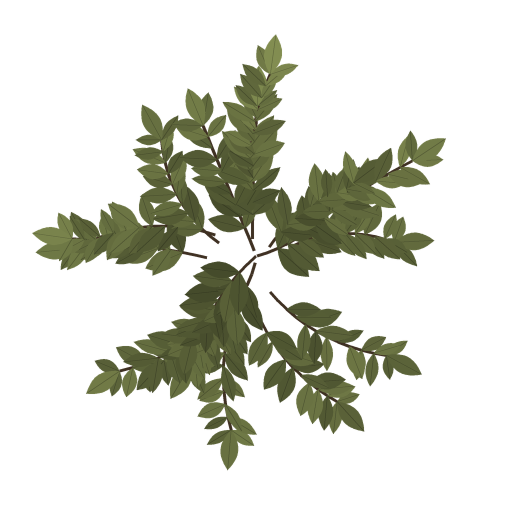
#> input picture assets/foliage/card_birch.png, 1024 x 1024 px, given in place of card_oak.png, which was not available (shown at 1/2 size)
$ python web_tree_textures.py
#> lines starting #> are read from the running program, lines starting #| are printed output that depends on the picture; pictures that were not available may be replaced by others from this repository, and a replacement may not be noted
"""Downsized leaf-card / bark textures for the web trees (public/world/trees/)."""
import os
from PIL import Image
ROOT = os.path.abspath(os.path.join(os.path.dirname(__file__), '..', '..'))
OUT = os.path.join(ROOT, 'public/world/trees'); os.makedirs(OUT, exist_ok=True)
for c in ('oak', 'maple', 'poplar', 'hickory', 'dogwood', 'pine', 'hemlock', 'rhodo', 'brush'):
    im = Image.open(os.path.join(ROOT, f'assets/foliage/card_{c}.png')).convert('RGBA').resize((512, 512), Image.LANCZOS)
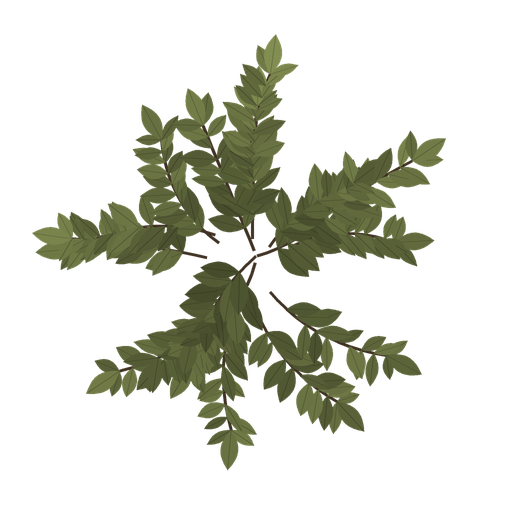
#> im: PIL image 512x512 RGBA; mean R, G, B, A 23.3, 25.1, 14.3, 57.1; transparent parts drawn white
    # bleed colour into transparent texels so mipmaps don't fringe dark
    rgb = im.convert('RGB'); a = im.getchannel('A')
#> after `rgb = im.convert('RGB')`:
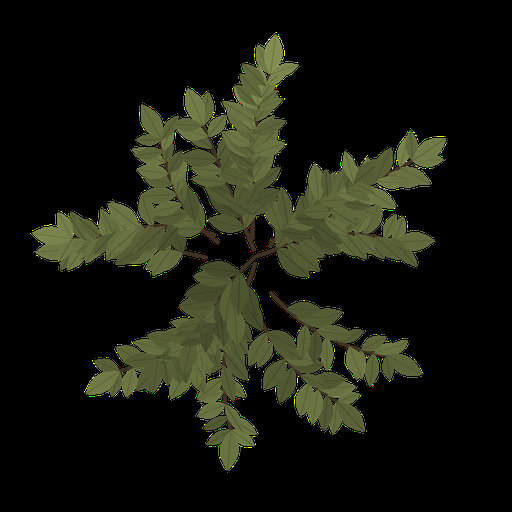
#> rgb: PIL image 512x512 RGB; mean R, G, B 23.3, 25.1, 14.3
#> after `a = im.getchannel('A')`:
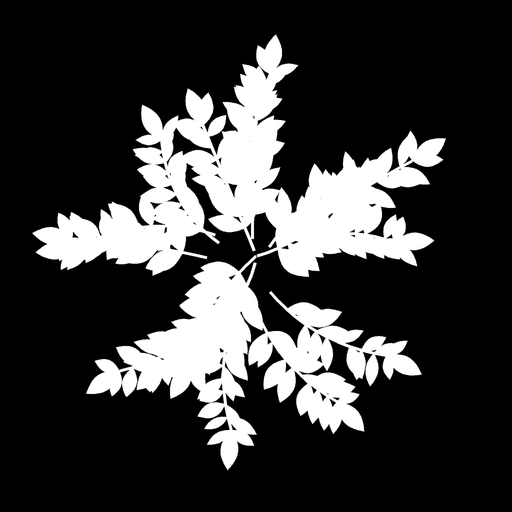
#> a: PIL image 512x512 L; min 0, max 255, mean 57.1
    blur = rgb.resize((64, 64), Image.BILINEAR).resize((512, 512), Image.BILINEAR)
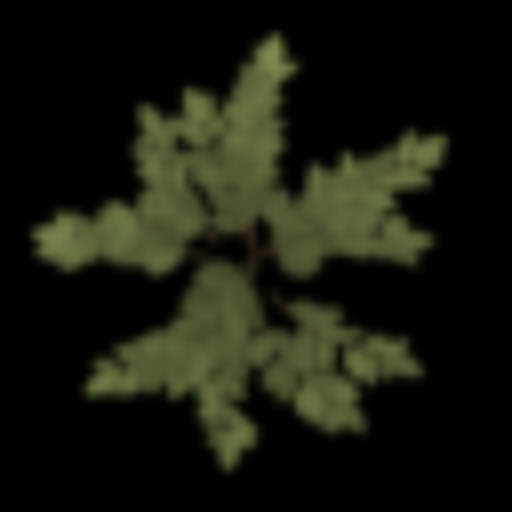
#> blur: PIL image 512x512 RGB; mean R, G, B 23.3, 25.1, 14.3
    rgb = Image.composite(rgb, blur, a.point(lambda v: 255 if v > 8 else 0))
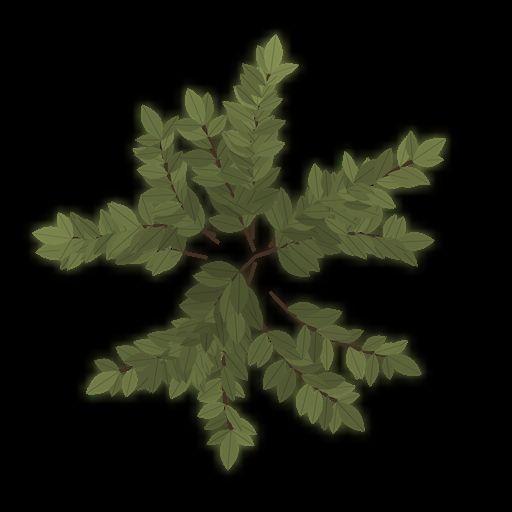
#> rgb: PIL image 512x512 RGB; mean R, G, B 25.5, 27.4, 15.7
    rgb.putalpha(a)
#> rgb: PIL image 512x512 RGBA
    rgb.save(os.path.join(OUT, f'card_{c}.png'), optimize=True)
    Image.open(os.path.join(ROOT, f'assets/foliage/card_{c}_nrm.png')).convert('RGB').resize((512, 512), Image.LANCZOS).save(os.path.join(OUT, f'card_{c}_n.jpg'), quality=90)
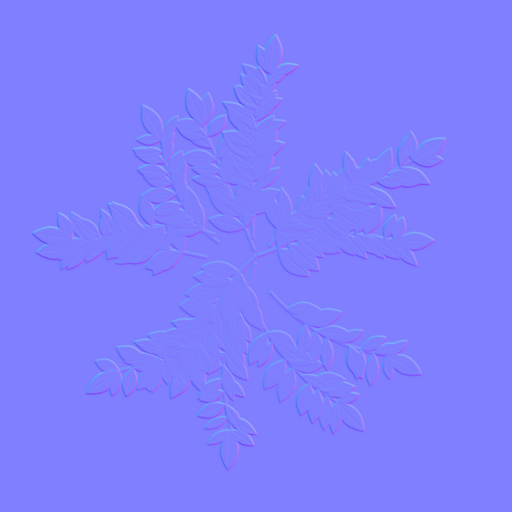
#> input picture assets/foliage/card_birch_nrm.png, 1024 x 1024 px, given in place of card_oak_nrm.png, which was not available (shown at 1/2 size)
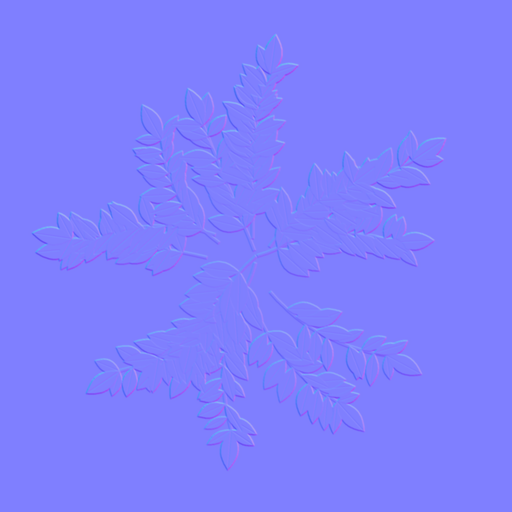
#> saved as card_oak_n.jpg: PIL image 512x512 RGB; mean R, G, B 127, 127, 254.5
#> (the run stopped early here; a loop or call above may not have finished)
